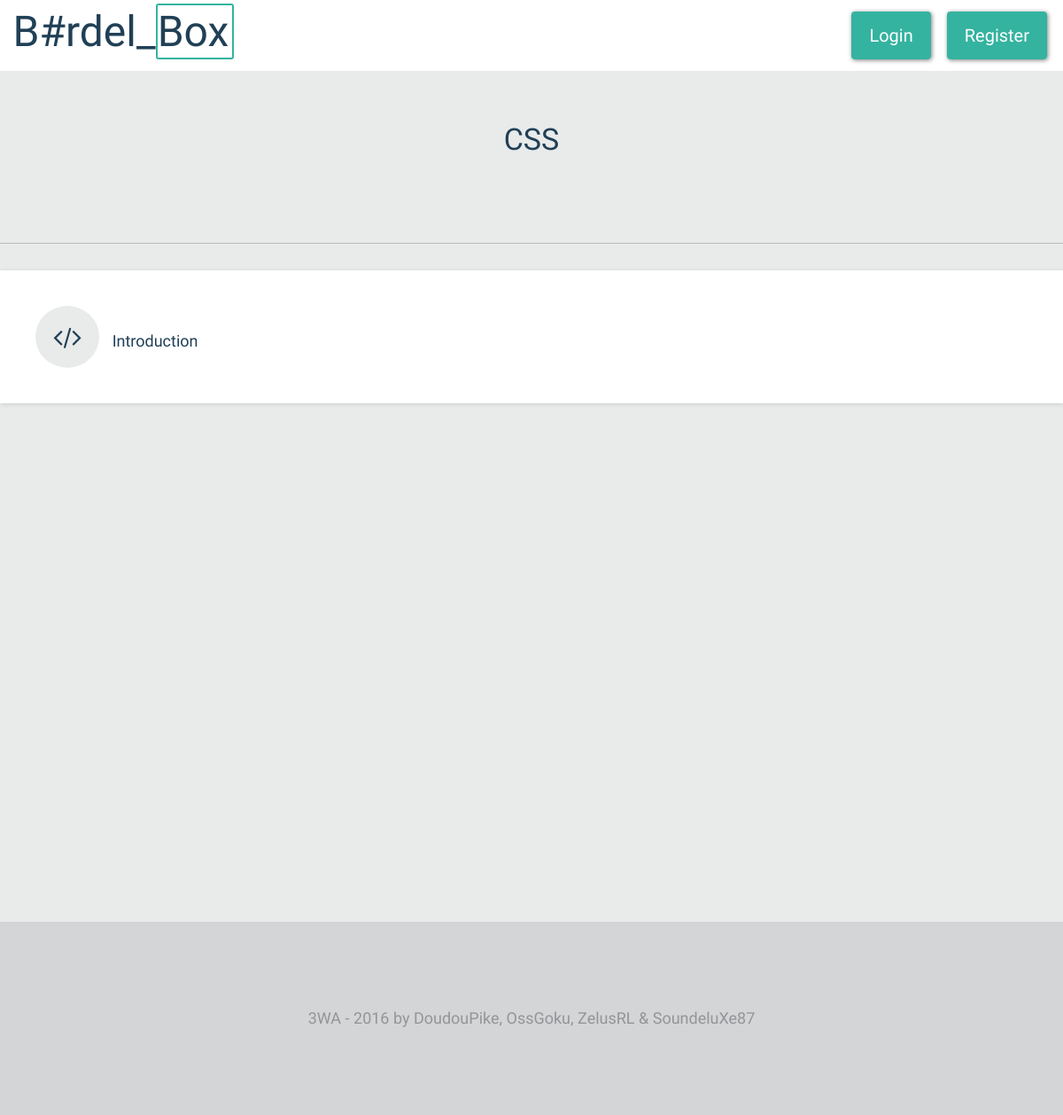
The app's page /index.php?page=cours&lang=css, older data.
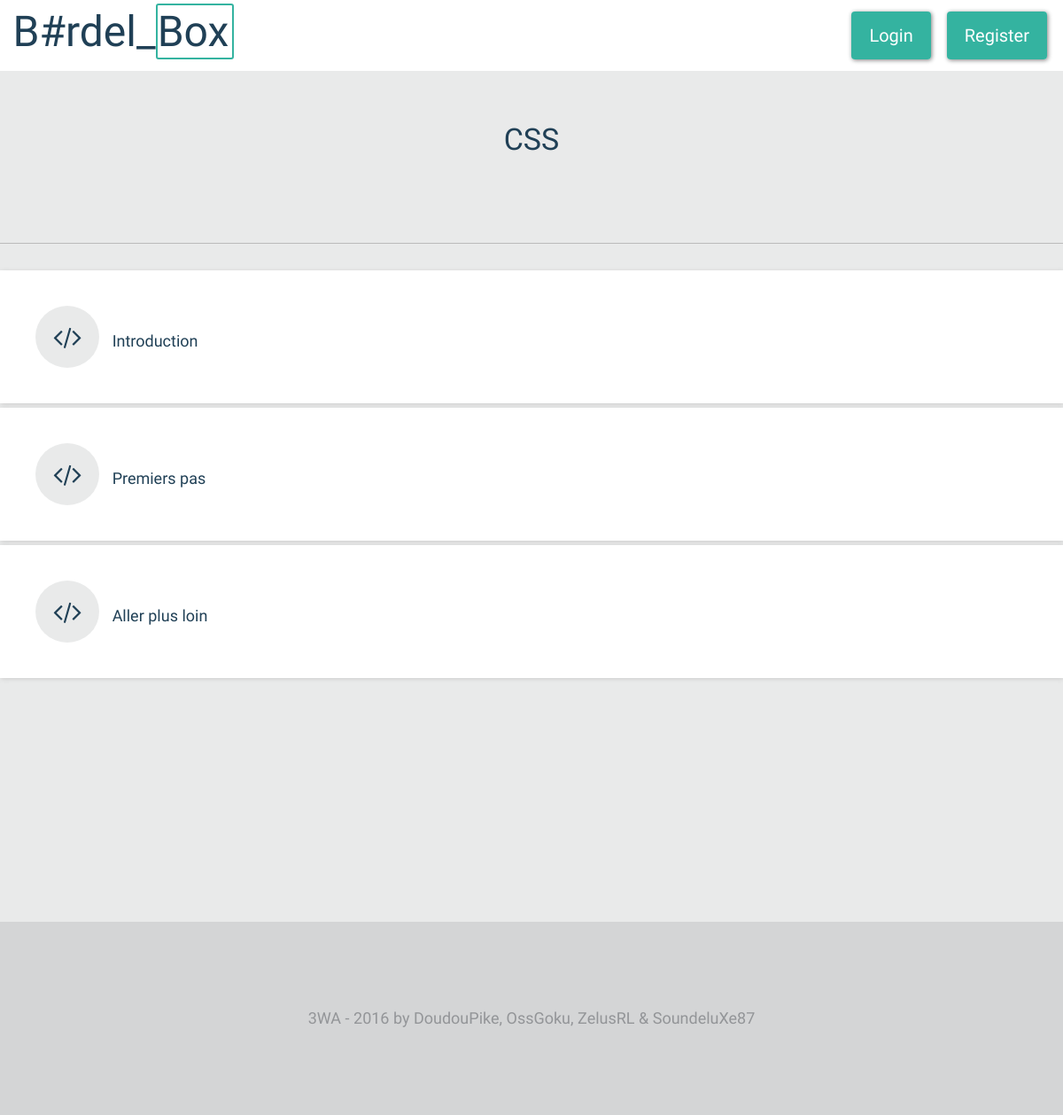
The same page, newer data.
### tables this page shows
CREATE TABLE IF NOT EXISTS `lessons` (
  `id` int(11) NOT NULL AUTO_INCREMENT,
  `lang` varchar(63) NOT NULL,
  `category` int(63) NOT NULL,
  `date` date NOT NULL,
  `date_last` timestamp NOT NULL DEFAULT CURRENT_TIMESTAMP ON UPDATE CURRENT_TIMESTAMP,
  `title` varchar(63) NOT NULL,
  `goal` varchar(255) NOT NULL,
  `content` varchar(4095) NOT NULL,
  PRIMARY KEY (`id`)
);

### controllers/skel.php (called while the page is built)
<?php
	require("views/skel.phtml");
?>

### index.php (called while the page is built, shortened)
<?php
require("controllers/skel.php");
?>

### controllers/content.php (called while the page is built)
<?php
	require("views/content.phtml");
?>

### controllers/footer.php (called while the page is built)
<?php
	require("views/footer.phtml");
?>

### views/bloc-category.phtml (the view)
<div class="clearfix">
	<a href="index.php?page=bloc-cours&lang=<?= htmlentities($lang) ?>&cat=<?= htmlentities($cat) ?>" class="linkh">
		<div class="box-sc-out">
			<p>
				<i class="fa fa-code icon-cat" aria-hidden="true"></i>
				 <?= htmlentities($category)?>
			</p>
		</div>
	</a>
</div>

### views/skel.phtml (shortened to what this page needs)
<!DOCTYPE html>
<html>
<head>
	<link rel="stylesheet" type="text/css" href="public/styles/reset.css">
	<link rel="stylesheet" type="text/css" href="public/font-awesome/css/font-awesome.min.css">
	<link rel="stylesheet" type="text/css" href="public/styles/prettify.min.css">
	<link rel="stylesheet" type="text/css" href="public/styles/sons-of-obsidian.css">
	<link rel="stylesheet" type="text/css" href="public/styles/style.css">
</head>
<body>
	<?php
		require("controllers/header.php");
		require("controllers/content.php");
		require("controllers/footer.php");
	?>
</body>
</html>

### controllers/header.php
<?php
	if(isset($_SESSION["admin"]))
	{
		require("views/header_admin.phtml");
	}
	else
	{
		require("views/header.phtml");
	}
?>

### views/header.phtml
<header class="header">
	<h1 class="titreHeader clearfix"><a class="link" href="index.php?page=home">B#rdel_<span>Box</span></a></h1>
	<nav class="menu">
		<ul class="clearfix">
			<li class="loginHeader"><a class="new-btn" href="index.php?page=register">Register</a></li>
			<li class="loginHeader"><a class="new-btn" href="index.php?page=login">Login</a></li>
		</ul>
	</nav>
</header>

### views/content.phtml
<main class="container">
	<?php require("controllers/". $page .".php"); ?>
</main>

### controllers/cours.php
<?php
	$langAccess = ["html", "css", "php", "js"];
	if(isset($_GET["lang"]) && in_array($_GET["lang"], $langAccess))
	{
		$lang = mysqli_real_escape_string($db, $_GET["lang"]);
		$lang = strtoupper($lang);
		require("views/cours.phtml");
	}
	else
	{
		$error404 = "psk t tro con lol";
		require("controllers/404.php");
	}
?>

### views/cours.phtml (shortened to what this page needs)
<h2><?= htmlentities($lang) ?></h2>
<div class="border-h"></div>
	<?php require("controllers/bloc-category.php"); ?>

### controllers/bloc-category.php (shortened to what this page needs)
<?php
	$langAccess = ["html", "css", "php", "js"];
	if(isset($_GET["lang"]) && in_array($_GET["lang"], $langAccess))
	{
		$lang = mysqli_real_escape_string($db, $_GET["lang"]);
		$req = "SELECT category FROM lessons WHERE lang = '".$lang."' ORDER BY category";
		$res = mysqli_query($db, $req);
		$intro = false;
		$premierPas = false;
		$plusLoin = false;
		while($blocCoursTab = mysqli_fetch_assoc($res))
		{
			if ($blocCoursTab["category"] == 0){
				$intro = true;
			}
			if ($blocCoursTab["category"] == 1){
				$premierPas = true;
			}
			if ($blocCoursTab["category"] == 3){
				$plusLoin = true;
			}
		}
		if($intro)
		{
			$cat = 0;
			$category = "Introduction";
			require("views/bloc-category.phtml");
		}
		if($premierPas)
		{
			$cat = 1;
			$category = "Premiers pas";
			require("views/bloc-category.phtml");
		}
		if($plusLoin)
		{
			$cat = 3;
			$category = "Aller plus loin";
			require("views/bloc-category.phtml");
		}
	}
	else
	{
		require("controllers/404.php");
	}
?>

### views/footer.phtml
<footer class="footer">
	<a href="https://fr.wikipedia.org/wiki/Soupeur" target="_blank">3WA - 2016 by DoudouPike, OssGoku, ZelusRL & SoundeluXe87</a>
</footer>

### public/styles/style.css (style rules this page uses)
body { font-family: 'Yanone Kaffeesatz', sans-serif; font-size: 18px; background: #E9EAEA; }
.container { max-width: 1200px; margin: 0 auto; min-height: 100vh; }
h2 { font-size: 34px; color: #204056; margin: 60px 0 100px 0; text-align: center; }
.link { text-decoration: none; color: inherit; }
.clearfix:after { content: ""; display: block; clear: both; }
.new-btn { margin-top: 30px; padding: 15px 20px; background: #34B3A0; color: #fff; font-size: 20px; text-decoration: none; border: none; border-radius: 4px; box-shadow: 1px 1px 5px grey; cursor: pointer; transition-property: background; transition-duration: 0.3s; }
.header { background-color: #fff; height: 80px; }
.header h1 { background-color: #FFFFFF; }
.titreHeader { font-family: 'Lobster', cursive; font-size: 3rem; color: #204056; float: left; height: 1%; padding: 1%; }
.link span { border: 1px solid #204056; padding: 0 3px 0 1px; border-radius: 3px; }
.titreHeader a { padding: 1%; padding-right: 0; border-radius: 5px; }
.titreHeader span { border: 2px solid #34B3A0; padding: 1px 4px 1px 0; }
.menu ul li { float: right; }
.loginHeader { margin-top: 30px; margin-right: 1.5%; color: #939598; }
.loginHeader a { text-decoration: none; color: #fff; }
.linkh { text-decoration: none; color: black; }
.border-h { width: 100%; margin: 30px 0; border-bottom: 1px solid #BBB; }
.box-sc-out { background: #fff; color: #204056; padding: 40px; margin: 5px 0; box-shadow: 1px 1px 5px #CCC; transition-property: background; transition-duration: 0.3s; }
.icon-cat { font-size: 30px; margin-right: 10px; padding: 20px; border-radius: 50%; background: #E9EAEA; }
.footer { text-align: center; margin-top: 100px; padding: 100px; background: #D4D5D6; width: 100%; }
.footer a { color: #939598; text-decoration: none; }

Row changes from the older to the newer data that the page shows:
added lessons: category "Premiers pas"
added lessons: category "Aller plus loin"
